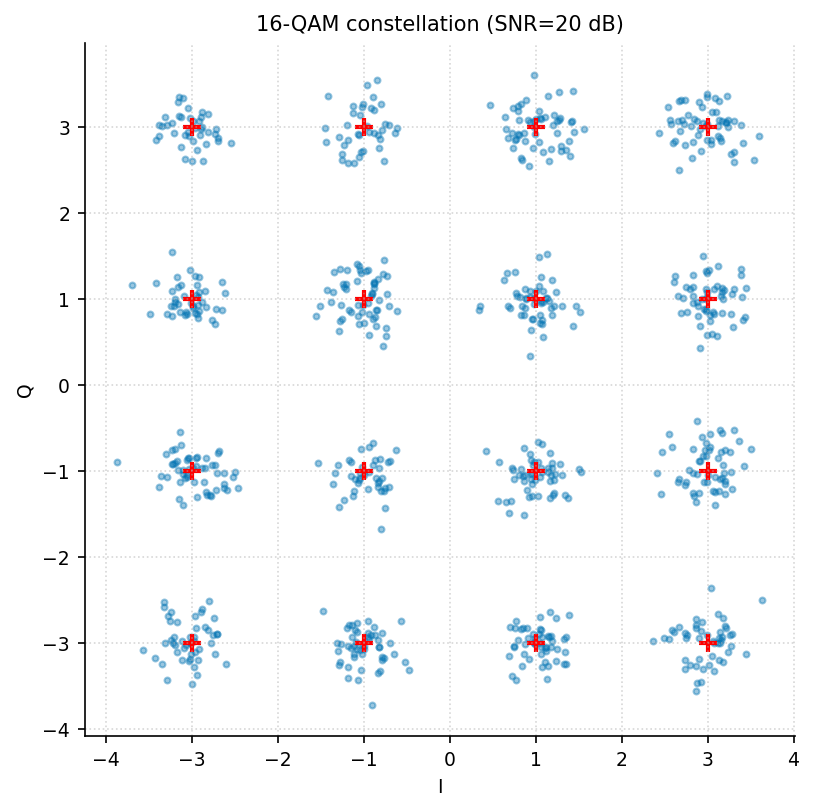

This chart was generated by the following Python code:
"""constellation: 16-QAM 星座图（受噪声扰动）."""
import sys, os; sys.path.insert(0, os.path.join(os.path.dirname(os.path.abspath(__file__)), '..', '..', '_utils', 'python'))
import numpy as np
import matplotlib.pyplot as plt
from theme import apply_theme
from palette import cycle

def make_figure(snr_db=20, title='16-QAM constellation'):
    apply_theme(fig_size=(5.5, 5.5))
    rng = np.random.default_rng(0)
    points = np.array([(i, q) for i in [-3, -1, 1, 3] for q in [-3, -1, 1, 3]])
    n_sym = 800
    idx = rng.integers(0, 16, n_sym)
    tx = points[idx]
    snr = 10**(snr_db/10)
    noise = rng.normal(0, np.sqrt(1/snr), tx.shape) * np.sqrt(np.mean(np.sum(points**2, axis=1))/2)
    rx = tx + noise
    fig, ax = plt.subplots()
    ax.scatter(rx[:, 0], rx[:, 1], s=8, color=cycle(0), alpha=0.4)
    ax.scatter(points[:, 0], points[:, 1], s=80, color='red', marker='+', linewidth=2)
    ax.set_xlabel('I'); ax.set_ylabel('Q')
    ax.set_title(f'{title} (SNR={snr_db} dB)')
    ax.set_aspect('equal'); ax.grid(True, linestyle=':', alpha=0.5)
    fig.tight_layout()
    return fig

if __name__ == '__main__':
    fig = make_figure(); fig.savefig(__file__.replace('.py', '.png'), dpi=150)
